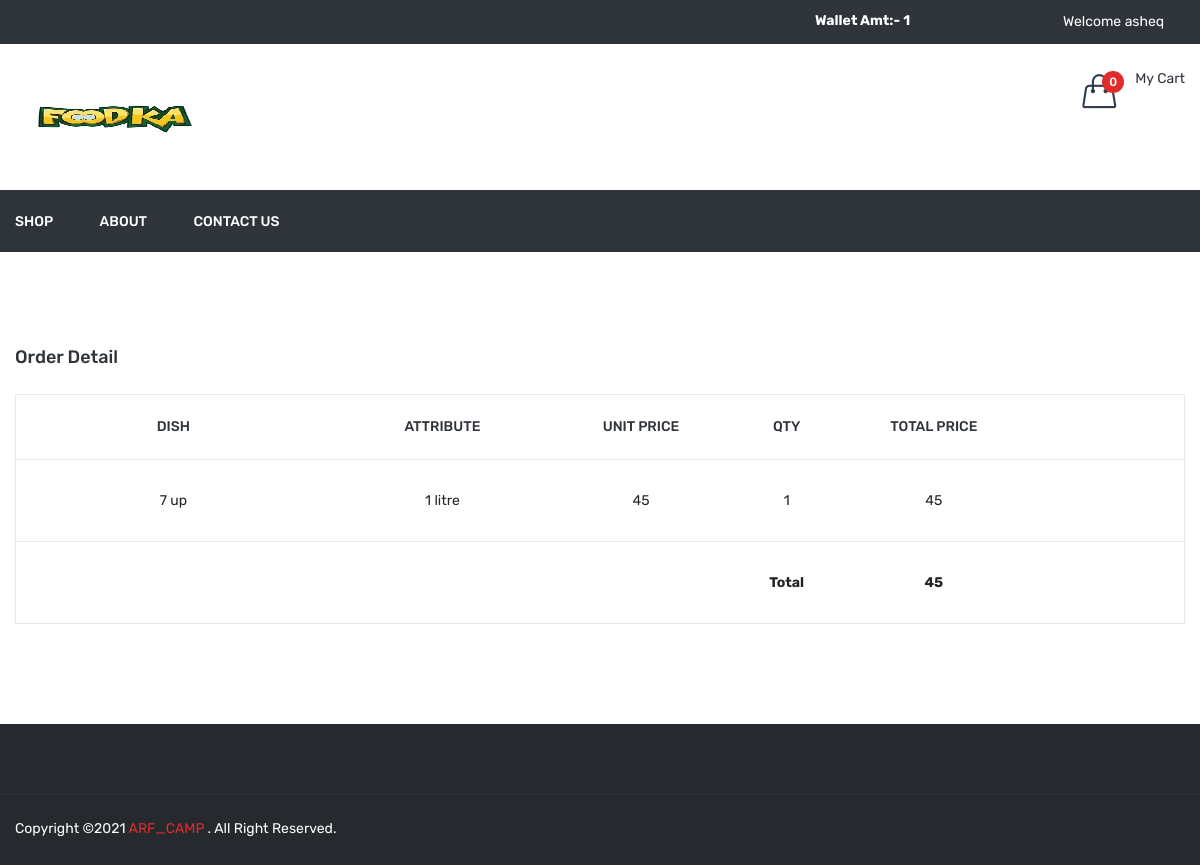
The page /order_detail?id=3 (signed in) on the database its author committed.
### tables this page shows
CREATE TABLE `order_detail` (
  `id` int(11) NOT NULL,
  `order_id` int(11) NOT NULL,
  `dish_details_id` int(11) NOT NULL,
  `price` float NOT NULL,
  `qty` int(11) NOT NULL
);

CREATE TABLE `dish` (
  `id` int(11) NOT NULL,
  `category_id` int(11) NOT NULL,
  `dish` varchar(100) NOT NULL,
  `dish_detail` text NOT NULL,
  `image` varchar(100) NOT NULL,
  `type` enum('veg','non-veg') NOT NULL,
  `status` int(11) NOT NULL,
  `added_on` datetime NOT NULL
);

CREATE TABLE `dish_details` (
  `id` int(11) NOT NULL,
  `dish_id` int(11) NOT NULL,
  `attribute` varchar(100) NOT NULL,
  `price` int(11) NOT NULL,
  `status` int(11) NOT NULL,
  `added_on` datetime NOT NULL
);

### function.inc.php (called while the page is built, shortened)
<?php
function get_safe_value($str){
	global $con;
	$str=mysqli_real_escape_string($con,$str);
	return $str;
}
	?>
	<?php
function getOrderDetails($oid){
	global $con;
	$sql="select order_detail.price,order_detail.qty,dish_details.attribute,dish.dish,order_detail.dish_details_id
  from order_detail,dish_details,dish
  WHERE
  order_detail.order_id=$oid AND
  order_detail.dish_details_id=dish_details.id AND
  dish_details.dish_id=dish.id";
	$data=array();
	$res=mysqli_query($con,$sql);
	while($row=mysqli_fetch_assoc($res)){
		$data[]=$row;
	}
	return $data;
}
?>

### order_detail.php (the view, shortened to what this page needs)
<?php
include ("header.php");
if(isset($_GET['id']) && $_GET['id']>0){
	$id=get_safe_value($_GET['id']);
}else{
	redirect(FRONT_SITE_PATH.'shop');
}
?>
<div class="cart-main-area pt-95 pb-100">
            <div class="container">
                <h3 class="page-title">Order Detail</h3>
                <div class="row">
                    <div class="col-lg-12 col-md-12 col-sm-12 col-12">
                        <form method="post">
							<div class="table-content table-responsive">
                                <table style="border:1px solid #e9e8ef;">
												<tr>
													<th width="30%">Dish</th>
													<th width="20%">Attribute</th>
													<th width="15%">Unit Price</th>
													<th width="5%">Qty</th>
													<th width="15%">Total Price</th>
													<th width="15%"></th>
												</tr>
												<?php
												$getOrderDetails=getOrderDetails($id);
												$pp=0;
												foreach($getOrderDetails as $list){
													$pp=$pp+($list['qty']*$list['price']);
													?>
														<tr>
															<td><?php echo $list['dish']?></td>
															<td><?php echo $list['attribute']?></td>
															<td><?php echo $list['price']?></td>
															<td><?php echo $list['qty']?></td>
															<td><?php echo $list['qty']*$list['price']?></td>
															<td id="rating<?php echo $list['dish_details_id']?>">
															</td>
														</tr>
													<?php
												}
												?>
												<tr>
													<td colspan="3"></td>
													<td><strong>Total</strong></td>
													<td><strong><?php echo $pp?></strong></td>
													<td></td>
												</tr>
												</table>
                            </div>
                        </form>
                    </div>
                </div>
            </div>
        </div>
<?php
include("footer.php");
?>

### rows shown on the page
order_detail: dish.dish "7 up", dish_details.attribute "1 litre", price "45", qty "1", $list['qty']*$list['price'] "45"

### other values the page prints
$getWalletAmt "1"
$_SESSION['FOOD_USER_NAME'] "asheq"
$totalCartDish "0"
$pp "45"
